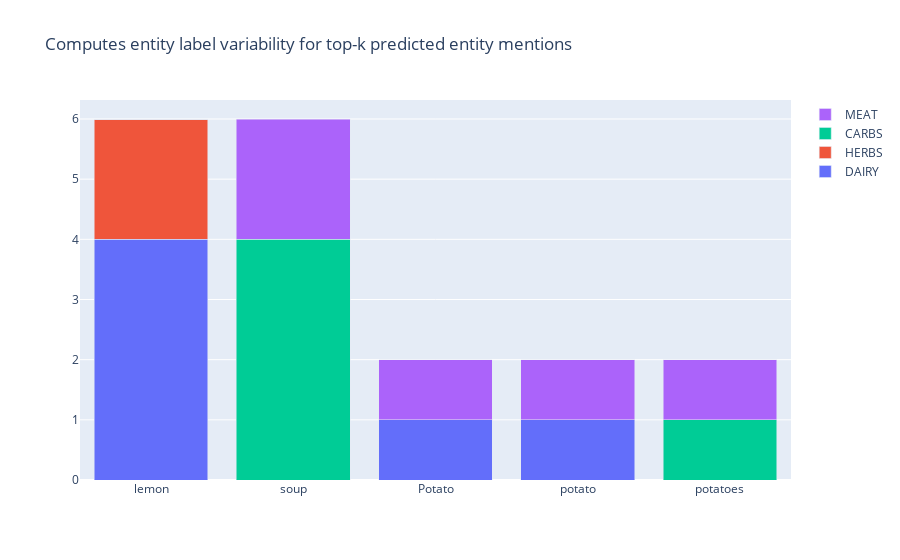

The notebook cell this image was saved under:
### Markdown cell above
We can now go to [http://localhost:6900/](http://localhost:6900/), look at the results and start with a base annotation for most labels. Even though, they the predicitons are not perfect, it surely beats starting from scratch.

![rss demo displacy](img/concise_concepts/rubrix_ui.png)

Now let's take a look at some statistics using the Rubrix Metric module. These metrics can help us refining the definition and examples of entities given to `concise-concepts`. For example, the entity consistency metric can help us refine the configuration of words for each entity in `concise-concepts`.

### Code cell
from rubrix.metrics.token_classification import entity_consistency

entity_consistency("concise-concepts").visualize()

### Figure 1 — Plotly figure (JSON) as saved in the notebook; plotly's stock layout.template omitted (floating-point values rounded to 4 significant figures)
{"data": [{"name": "DAIRY", "type": "bar", "x": ["lemon", "soup", "Potato", "potato", "potatoes"], "y": [4, 0, 1, 1, 0]}, {"name": "HERBS", "type": "bar", "x": ["lemon", "soup", "Potato", "potato", "potatoes"], "y": [2, 0, 0, 0, 0]}, {"name": "CARBS", "type": "bar", "x": ["lemon", "soup", "Potato", "potato", "potatoes"], "y": [0, 4, 0, 0, 1]}, {"name": "MEAT", "type": "bar", "x": ["lemon", "soup", "Potato", "potato", "potatoes"], "y": [0, 2, 1, 1, 1]}], "layout": {"autosize": true, "barmode": "stack", "title": {"text": "Computes entity label variability for top-k predicted entity mentions"}, "xaxis": {"autorange": true, "range": [-0.5, 4.5], "title": {"text": ""}, "type": "category"}, "yaxis": {"autorange": true, "range": [0, 6.316], "title": {"text": ""}, "type": "linear"}}}
